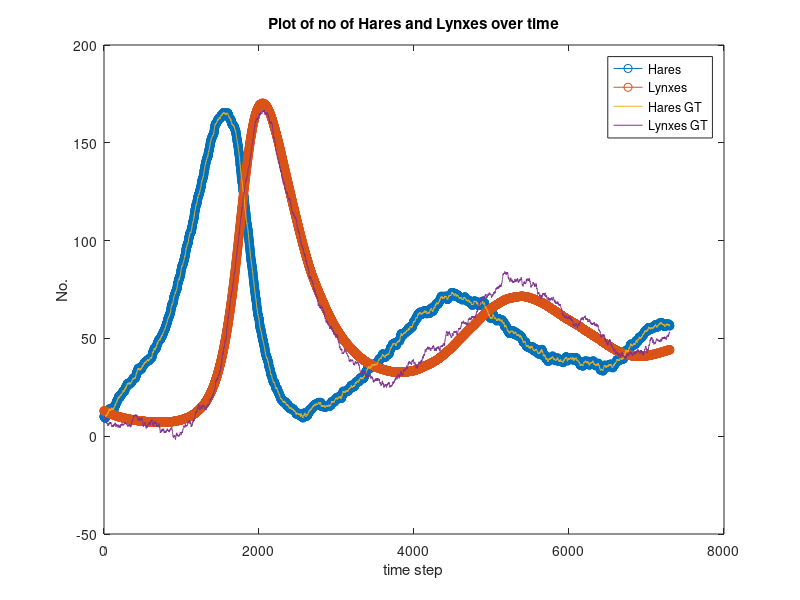
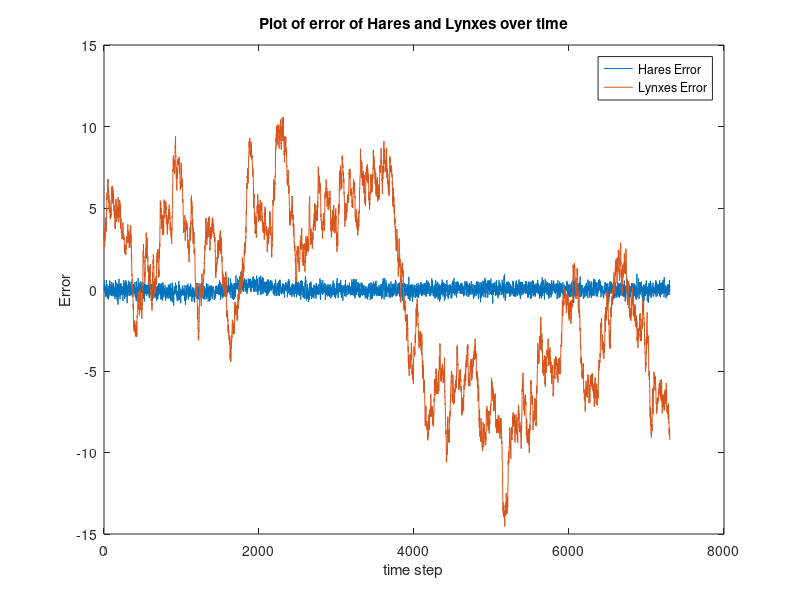

These figures' MATLAB source, in order:
load('kalman_data')
load('X')

X_hat = [10; 13];
P = [10 0;
     0 10];
H_obs = [1 0];

time_steps = size(t);
time_steps = time_steps(2);
X_plot = zeros([2, time_steps]);

for i = 1:time_steps
    X_plot(:, i) = X_hat;
    
    F = [model_params.br-model_params.alpha*X_hat(2), -model_params.alpha*X_hat(1);
     model_params.c*X_hat(2), -model_params.df+model_params.c*(1)];
    
    %predict
    X_pred = [X_hat(1)+model_params.br*X_hat(1)-model_params.alpha*X_hat(2)*X_hat(1)+u(1, i); ...
        X_hat(2)+model_params.c*X_hat(1)*X_hat(2)-model_params.df*X_hat(2)+u(2, i)];
    P_pred = F * P * F' + V;
    
    %update
    S = H_obs * P_pred * H_obs' + W;
    K = P_pred * H_obs' * inv(S);
    X_update = X_pred + K * (Y(i) - H_obs*X_pred);
    P_update = P_pred - K * H_obs * P_pred;
    
    X_hat = X_update;
    P = P_update;
end

figure(1)
plot(t, X_plot(1, :), '-o', t, X_plot(2, :), '-o', t, X(1, :), t, X(2, :));
legend('Hares', 'Lynxes','Hares GT', 'Lynxes GT');
title('Plot of no of Hares and Lynxes over time');
xlabel('time step');
ylabel('No.');

figure(2)
plot(t, X_plot(1, :) - X(1, :), t, X_plot(2, :) - X(2, :));
legend('Hares Error', 'Lynxes Error');
title('Plot of error of Hares and Lynxes over time');
xlabel('time step');
ylabel('Error');